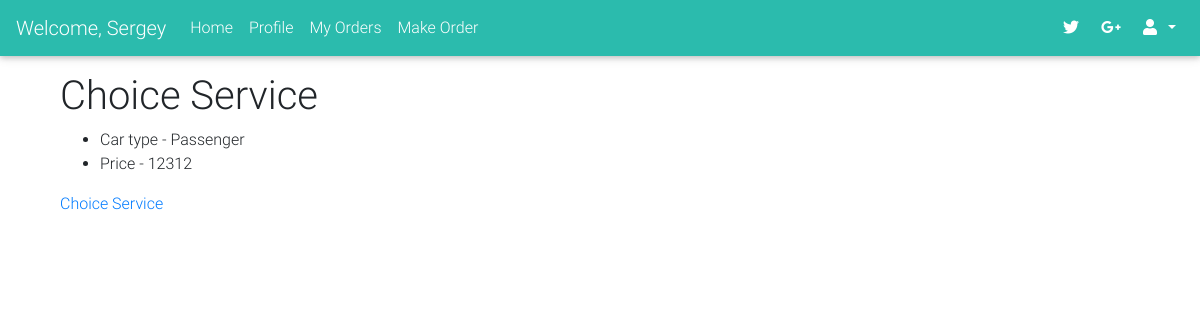
Page /1/service/choice/ (signed in) on the committed database.
### accounts/models.py (models this page shows, shortened)
class User(AbstractBaseUser):
    THEME_CHOICES = (
        ('Client', 'Client'),
        ('Company', 'Company'),
    )
    email = models.EmailField(max_length=40, blank=True, null=True, unique=True)
    firstname = models.CharField(max_length=40, blank=True, null=True)
    secondname = models.CharField(max_length=40, blank=True, null=True)
    city = models.CharField(max_length=40, blank=True, null=True)
    type = models.CharField(max_length=40, choices=THEME_CHOICES, blank=True, null=True)
    active = models.BooleanField(default=True)
    staff = models.BooleanField(default=False) # a admin user; non super-user
    admin = models.BooleanField(default=False) # a superuser
    objects = UserManager()
    USERNAME_FIELD = 'email'
    REQUIRED_FIELDS = [] # Email & Password are required by default.
    @property
    def is_active(self):
        return self.active

class Service(models.Model):
    THEME_CHOICES = (
        ('Passenger', 'Passenger'),
        ('Small jeep', 'Small jeep'),
        ('Big jeep', 'Big jeep'),
        ('Gazel(before 1.5t)', 'Gazel(before 1.5t)'),
    )
    name = models.CharField(max_length=255)
    car_type = models.CharField(max_length=255, choices=THEME_CHOICES, unique=False)
    price = models.IntegerField()
    user = models.ForeignKey(User, on_delete=models.CASCADE, null=True, blank=True)
    company = models.ForeignKey(Company, on_delete=models.CASCADE, null=True, blank=True)
    example = models.BooleanField(default=False)
    objects = ServiceManager()

### order_app/views.py (the view)
# urls.py: url(r'^(?P<company>\d+)/service/choice/$', ChoiceServiceView.as_view(), name='service_choice_url'),
@method_decorator(account_type_required(account_type = Client), name='dispatch')
class ChoiceServiceView(TemplateView):
    template_name = 'order_app/make_order_service_list.html'
    def get_context_data(self, **kwargs):
        user = self.request.user
        page_name = "Choice Service"
        services = Service.objects.all()
        company = Company.objects.get(id = self.kwargs['company'])
        context = {
            'page_name': page_name,
            'user': user,
            'services': services,
            'company' : company,
        }
        return context

### accounts/mydecorator.py (called while the page is built, shortened)
def account_type_passes_test(test_func, login_url=None, redirect_field_name=REDIRECT_FIELD_NAME, account_type=None):
    def decorator(view_func):
        @wraps(view_func)
        def _wrapped_view(request, *args, **kwargs):
            if test_func(request.user):
                try:
                    account_type.objects.get(user = request.user)
                    return view_func(request, *args, **kwargs)
                except:
                    pass
        return _wrapped_view
    return decorator

def account_type_required(function=None, redirect_field_name=REDIRECT_FIELD_NAME, login_url=None, account_type=None):
    actual_decorator = account_type_passes_test(
        lambda u: u.is_authenticated,
        login_url=login_url,
        redirect_field_name=redirect_field_name,
        account_type = account_type
    )
    if function:
        return actual_decorator(function)
    return actual_decorator

### order_app/templates/order_app/make_order_service_list.html (shortened to what this page needs)
{% extends 'accounts/wrapper.html' %}
{% block content %}
<div class="container">
    <h1>{{page_name}}</h1>
    {% for service in services %}
      <ul>
          <li>Car type - {{service.car_type}}</li>
          <li>Price - {{service.price}}</li>
      </ul>
      <a href="{% url 'make_order_url' company.id service.id %}">Choice Service</a>
      <br>
      <br>
    {% endfor %}
</div>
{% endblock %}

### accounts/templates/accounts/wrapper.html (shortened to what this page needs)
<!DOCTYPE html>
<html>
  <head>
    <link rel="stylesheet" href="https://use.fontawesome.com/releases/v5.8.2/css/all.css">
    <link rel="stylesheet" href="https://stackpath.bootstrapcdn.com/bootstrap/4.3.1/css/bootstrap.min.css">
    {% load static %}
    <link rel="stylesheet" href="{% static 'MDB-Free_4.8.11/css/mdb.min.css' %}" type="text/css">
    <link rel="stylesheet" href="{% static 'css_my_style/style.css' %}" type="text/css">
  </head>
  <body>
    <nav class="mb-1 navbar navbar-expand-lg navbar-dark default-color">
      {% if user.is_authenticated%}
        {% if user.firstname == "" %}
        <a class="navbar-brand" href="#">Car Wash Service</a>
        {% else %}
        <a class="navbar-brand" href="#">Welcome, {{user.firstname}}</a>
        {% endif %}
      {% else %}
        <a class="navbar-brand" href="#">Car Wash Service</a>
      {% endif %}
      <div class="collapse navbar-collapse" id="navbarSupportedContent-333">
        <ul class="navbar-nav mr-auto">
          {% if page_name == "Home page"%}
            <li class="nav-item active">
              <a class="nav-link" href="{% url 'home_url' %}">Home
                <span class="sr-only">(current)</span>
              </a>
            </li>
          {% else %}
            <li class="nav-item">
              <a class="nav-link" href="{% url 'home_url' %}">Home
              </a>
            </li>
          {% endif %}
          {% if user.type == "Client"%}
              {% if page_name == "Profile page"%}
                <li class="nav-item active">
                  <a class="nav-link" href="{% url 'profile_client_url' %}">Profile
                    <span class="sr-only">(current)</span>
                  </a>
                </li>
              {% else %}
                <li class="nav-item">
                  <a class="nav-link" href="{% url 'profile_client_url' %}">Profile
                  </a>
                </li>
              {% endif %}
          {% endif %}
          {% if user.type == "Client"%}
            {% if page_name == "My Orders page"%}
              <li class="nav-item active">
                <a class="nav-link" href="{% url 'client_orders_url' %}">My Orders
                  <span class="sr-only">(current)</span>
                </a>
              </li>
            {% else %}
              <li class="nav-item">
                <a class="nav-link" href="{% url 'client_orders_url' %}">My Orders
                </a>
              </li>
            {% endif %}
          {% endif %}
          {% if user.type == "Client"%}
            {% if page_name == "Make Order page"%}
              <li class="nav-item active">
                <a class="nav-link" href="{% url 'company_choice_url' %}">Make Order
                  <span class="sr-only">(current)</span>
                </a>
              </li>
            {% else %}
              <li class="nav-item">
                <a class="nav-link" href="{% url 'company_choice_url' %}">Make Order
                </a>
              </li>
            {% endif %}
          {% endif %}
        </ul>
        <ul class="navbar-nav ml-auto nav-flex-icons">
          <li class="nav-item">
            <a class="nav-link waves-effect waves-light">
              <i class="fab fa-twitter"></i>
            </a>
          </li>
          <li class="nav-item">
            <a class="nav-link waves-effect waves-light">
              <i class="fab fa-google-plus-g"></i>
            </a>
          </li>
          <li class="nav-item dropdown">
            <a class="nav-link dropdown-toggle" id="navbarDropdownMenuLink-333" data-toggle="dropdown"
              aria-haspopup="true" aria-expanded="false">
              <i class="fas fa-user"></i>
            </a>
          </li>
        </ul>
      </div>
    </nav>
    <div class="container mt-3">
      <div class="row">
        <div class="col">
          {% block content %}
          {% endblock %}
        </div>
      </div>
    </div>
  </body>
</html>

### accounts/static/css_my_style/style.css (style rules this page uses)
body { margin: 0px; }

### rows in the picture
User: firstname "Sergey"
Service: car_type "Passenger", price "12312"

### other values in the picture
{{ page_name }} "Choice Service"
